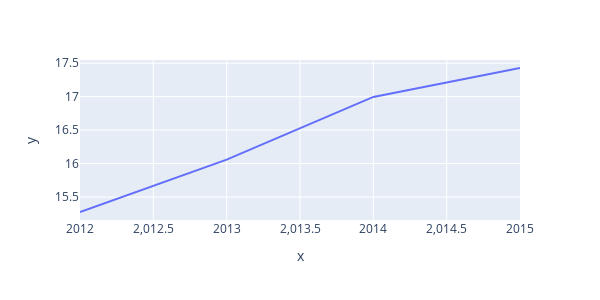

The code cell stored with this chart in its notebook:
### Code cell
s = df.groupby('year')['temp_max'].mean().reset_index()
px.line(x=s['year'], y=s['temp_max'], height=300, width=600)

### Figure 1 — Plotly figure (JSON) as saved in the notebook; plotly's stock layout.template omitted (floating-point values rounded to 4 significant figures)
{"data": [{"hoverlabel": {"namelength": 0}, "hovertemplate": "x=%{x}<br>y=%{y}", "legendgroup": "", "line": {"color": "#636efa", "dash": "solid"}, "mode": "lines", "name": "", "showlegend": false, "type": "scatter", "x": ["2012", "2013", "2014", "2015"], "xaxis": "x", "y": [15.28, 16.06, 17.0, 17.43], "yaxis": "y"}], "layout": {"height": 300, "legend": {"tracegroupgap": 0}, "margin": {"t": 60}, "width": 600, "xaxis": {"anchor": "y", "autorange": true, "domain": [0, 1], "range": [2012, 2015], "title": {"text": "x"}, "type": "linear"}, "yaxis": {"anchor": "x", "autorange": true, "domain": [0, 1], "range": [15.16, 17.55], "title": {"text": "y"}, "type": "linear"}}}
